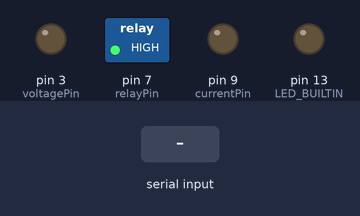
Bench run of a sketch on a simulated Arduino Uno, built with avr-gcc and run on an emulated ATmega328P. Shown: switched loads named in the sketch (green lamp = pin HIGH), output pins drawn as LEDs (lit = HIGH). The test bench sets the inputs (shaded band).

Above: at 2.2 s.
2.3 s: "90 45 200 10\n" received over Serial
At 3.4 s:
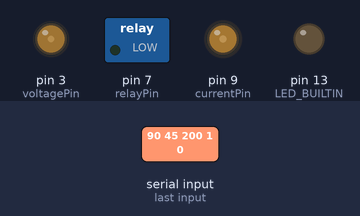
3.8 s: "30 150 10 200\n" received over Serial
At 4.6 s:
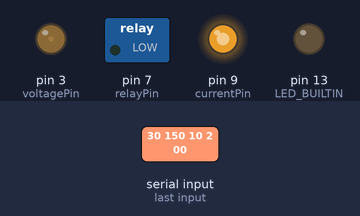
Timing chart, 0 to 6.8 s (numbered marks = the images above; inputs shaded):
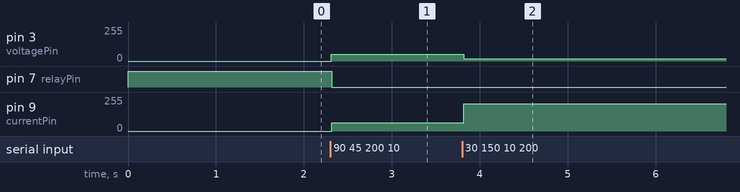

Measured:
- after the input at 2.3 s, pin 3 (voltagePin): 0/255 → 51/255 at once; pin 7 (relayPin): HIGH → LOW at once; pin 9 (currentPin): 0/255 → 61/255 at once
- after the input at 3.8 s, pin 3 (voltagePin): 51/255 → 17/255 at once; pin 9 (currentPin): 61/255 → 206/255 at once

The sketch:

sketch_jul23a.ino
```cpp
// Definim variabilele pentru tensiune, curent și starea ON/OFF
#define voltagePin 3
#define relayPin 7
#define currentPin 9

float voltage = 0.0;
float current = 0.0;
bool isOn = false;
float timePython = 0.0;
unsigned long timeNow=0.0;
unsigned long timeNow1=0.0;


void setup() {
  // Inițializăm comunicarea serială
  Serial.begin(9600);

  // Inițializăm pinurile necesare (dacă este necesar)
  pinMode(LED_BUILTIN, OUTPUT);
  pinMode(voltagePin, OUTPUT);
  pinMode(currentPin, OUTPUT);
  pinMode(relayPin, OUTPUT);
  digitalWrite(relayPin, HIGH);

  TCCR2B = TCCR2B & 0b11111000| 0x01;  // Set prescaler to 1 (31.25 kHz PWM frequency)
  delay(1000);
  analogWrite(voltagePin, 0);
  analogWrite(currentPin, 0);

}

void loop() {
  // Verificăm dacă sunt disponibile date pe Serial
  if (Serial.available() > 0)
  {
    // Citim linia de date primită
    String data = Serial.readStringUntil('\n');
    // Împărțim datele primite în funcție de delimitatorul ' ' (spațiu)

    int firstSpace = data.indexOf(' ');
    int secondSpace = data.indexOf(' ', firstSpace + 1);
    int thirdSpace = data.indexOf(' ', secondSpace + 1);

    if (firstSpace > 0 && secondSpace > firstSpace && thirdSpace > secondSpace)
    {
      // Extragem tensiunea
      voltage = data.substring(0, firstSpace).toFloat();
      // Extragem curentul
      current = data.substring(firstSpace + 1, secondSpace).toFloat();
      // Extragem starea ON/OFF
      isOn = data.substring(secondSpace + 1, thirdSpace).toInt();
      //Extragem timpul
      timePython = data.substring(thirdSpace + 1).toFloat();
      digitalWrite(relayPin, HIGH);

      float voltageA=voltage/5.6;
      float PWM=voltageA*51;

      float currentA=current/18.9;
      float PWM_C=currentA*26;

      analogWrite(voltagePin,PWM);
      analogWrite(currentPin, PWM_C);

      if(timePython > 0.0){
        timeNow = millis() - timeNow1;
        if(timeNow > timePython){
          digitalWrite(relayPin,LOW);
        }
      }
      else{
        timeNow1 = millis();
      }

    }
  }
}
 
```
